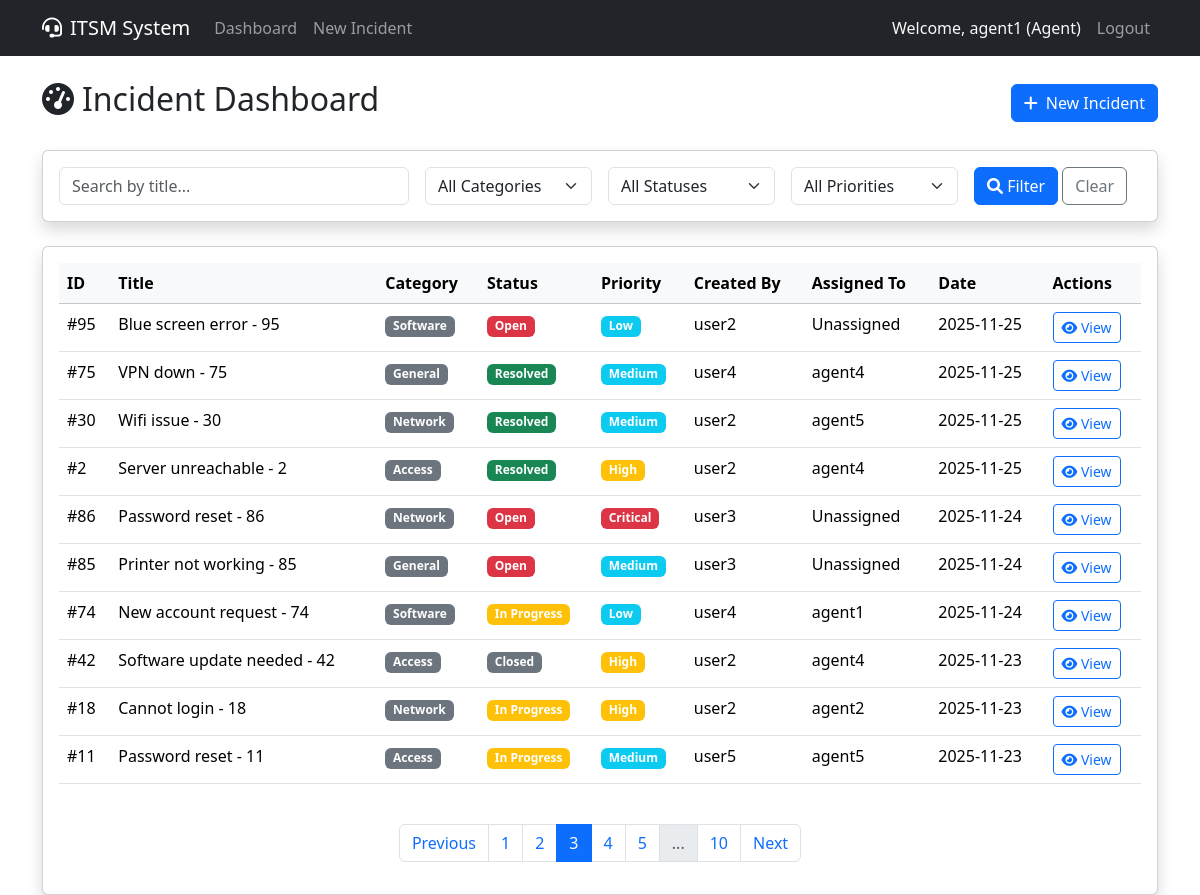
Page /index?page=3&q=&status=&priority=&category= (signed in) on the committed database.
### app/models.py (models this page shows, shortened)
class User(UserMixin, db.Model):
    id = db.Column(db.Integer, primary_key=True)
    username = db.Column(db.String(64), index=True, unique=True)
    email = db.Column(db.String(120), index=True, unique=True)
    password_hash = db.Column(db.String(128))
    role = db.Column(db.String(20), default='User') # Admin, Agent, User
    incidents_created = db.relationship('Incident', backref='author', lazy='dynamic', foreign_keys='Incident.user_id')
    incidents_assigned = db.relationship('Incident', backref='assignee', lazy='dynamic', foreign_keys='Incident.assigned_to_id')

class Incident(db.Model):
    id = db.Column(db.Integer, primary_key=True)
    title = db.Column(db.String(140))
    description = db.Column(db.Text)
    category = db.Column(db.String(50), default='General') # Hardware, Software, Network, Access, General
    status = db.Column(db.String(20), default='Open') # Open, In Progress, Resolved, Closed
    priority = db.Column(db.String(20), default='Medium') # Low, Medium, High, Critical
    comments = db.Column(db.Text) # Agent/Admin comments
    created_at = db.Column(db.DateTime, index=True, default=datetime.utcnow)
    updated_at = db.Column(db.DateTime, default=datetime.utcnow, onupdate=datetime.utcnow)
    user_id = db.Column(db.Integer, db.ForeignKey('user.id'))
    assigned_to_id = db.Column(db.Integer, db.ForeignKey('user.id'), nullable=True)

### app/routes.py (the view, shortened to what this page needs)
@bp.route('/')
@bp.route('/index')
@login_required
def index():
    try:
        page = request.args.get('page', 1, type=int)
        per_page = 10
        search_query = request.args.get('q', '')
        filter_status = request.args.get('status', '')
        filter_priority = request.args.get('priority', '')
        filter_category = request.args.get('category', '')
        if current_user.role == 'User':
            query = Incident.query.filter_by(user_id=current_user.id)
        else:
            query = Incident.query
        if search_query:
            query = query.filter(Incident.title.contains(search_query))
        if filter_status:
            query = query.filter(Incident.status == filter_status)
        if filter_priority:
            query = query.filter(Incident.priority == filter_priority)
        if filter_category:
            query = query.filter(Incident.category == filter_category)
        incidents_pagination = query.order_by(Incident.created_at.desc()).paginate(page=page, per_page=per_page, error_out=False)
        incidents = incidents_pagination.items
        stats = {}
        return render_template('dashboard.html', title='Dashboard',
                            incidents=incidents,
                            pagination=incidents_pagination,
                            stats=stats,
                            search_query=search_query,
                            filter_status=filter_status,
                            filter_priority=filter_priority,
                            filter_category=filter_category)
    except Exception as e:
        current_app.logger.error(f"Error in index route: {str(e)}")
        flash('An error occurred while loading the dashboard.', 'danger')
        return render_template('dashboard.html', title='Dashboard', incidents=[], pagination=None, stats={})

### app/models.py (called while the page is built)
@login.user_loader
def load_user(id):
    return User.query.get(int(id))

### app/templates/dashboard.html (shortened to what this page needs)
{% extends "base.html" %}
{% block content %}
<div class="d-flex justify-content-between align-items-center mb-4">
    <h2><i class="fas fa-tachometer-alt me-2"></i>Incident Dashboard</h2>
    <a href="{{ url_for('main.new_incident') }}" class="btn btn-primary"><i class="fas fa-plus me-2"></i>New Incident</a>
</div>
<div class="card shadow mb-4">
    <div class="card-body">
        <form method="GET" action="{{ url_for('main.index') }}" class="row g-3">
            <div class="col-md-4">
                <input type="text" name="q" class="form-control" placeholder="Search by title..." value="{{ search_query }}">
            </div>
            <div class="col-md-2">
                <select name="category" class="form-select">
                    <option value="">All Categories</option>
                </select>
            </div>
            <div class="col-md-2">
                <select name="status" class="form-select">
                    <option value="">All Statuses</option>
                </select>
            </div>
            <div class="col-md-2">
                <select name="priority" class="form-select">
                    <option value="">All Priorities</option>
                </select>
            </div>
            <div class="col-md-2">
                <div class="d-grid gap-2 d-md-block">
                    <button type="submit" class="btn btn-primary"><i class="fas fa-search"></i> Filter</button>
                    <a href="{{ url_for('main.index') }}" class="btn btn-outline-secondary">Clear</a>
                </div>
            </div>
        </form>
    </div>
</div>
<div class="card shadow">
    <div class="card-body">
        <div class="table-responsive">
            <table class="table table-hover">
                <thead class="table-light">
                    <tr>
                        <th>ID</th>
                        <th>Title</th>
                        <th>Category</th>
                        <th>Status</th>
                        <th>Priority</th>
                        <th>Created By</th>
                        <th>Assigned To</th>
                        <th>Date</th>
                        <th>Actions</th>
                    </tr>
                </thead>
                <tbody>
                    {% for incident in incidents %}
                    <tr>
                        <td>#{{ incident.id }}</td>
                        <td>{{ incident.title }}</td>
                        <td><span class="badge bg-secondary">{{ incident.category }}</span></td>
                        <td>
                            <span class="badge bg-{% if incident.status == 'Open' %}danger{% elif incident.status == 'In Progress' %}warning{% elif incident.status == 'Resolved' %}success{% else %}secondary{% endif %}">
                                {{ incident.status }}
                            </span>
                        </td>
                        <td>
                            <span class="badge bg-{% if incident.priority == 'Critical' %}danger{% elif incident.priority == 'High' %}warning{% else %}info{% endif %}">
                                {{ incident.priority }}
                            </span>
                        </td>
                        <td>{{ incident.author.username }}</td>
                        <td>{{ incident.assignee.username if incident.assignee else 'Unassigned' }}</td>
                        <td>{{ incident.created_at.strftime('%Y-%m-%d') }}</td>
                        <td>
                            <a href="{{ url_for('main.incident', incident_id=incident.id) }}" class="btn btn-sm btn-outline-primary">
                                <i class="fas fa-eye"></i> View
                            </a>
                        </td>
                    </tr>
                    {% else %}
                    <tr>
                        <td colspan="9" class="text-center">No incidents found.</td>
                    </tr>
                    {% endfor %}
                </tbody>
            </table>
        </div>
        {% if pagination %}
        <nav aria-label="Page navigation">
            <ul class="pagination justify-content-center mt-4">
                {% if pagination.has_prev %}
                <li class="page-item">
                    <a class="page-link" href="{{ url_for('main.index', page=pagination.prev_num, q=search_query, status=filter_status, priority=filter_priority, category=filter_category) }}">Previous</a>
                </li>
                {% else %}
                <li class="page-item disabled">
                    <span class="page-link">Previous</span>
                </li>
                {% endif %}
                {% for page_num in pagination.iter_pages(left_edge=1, right_edge=1, left_current=1, right_current=2) %}
                    {% if page_num %}
                        {% if page_num == pagination.page %}
                        <li class="page-item active">
                            <span class="page-link">{{ page_num }}</span>
                        </li>
                        {% else %}
                        <li class="page-item">
                            <a class="page-link" href="{{ url_for('main.index', page=page_num, q=search_query, status=filter_status, priority=filter_priority, category=filter_category) }}">{{ page_num }}</a>
                        </li>
                        {% endif %}
                    {% else %}
                    <li class="page-item disabled">
                        <span class="page-link">...</span>
                    </li>
                    {% endif %}
                {% endfor %}
                {% if pagination.has_next %}
                <li class="page-item">
                    <a class="page-link" href="{{ url_for('main.index', page=pagination.next_num, q=search_query, status=filter_status, priority=filter_priority, category=filter_category) }}">Next</a>
                </li>
                {% else %}
                <li class="page-item disabled">
                    <span class="page-link">Next</span>
                </li>
                {% endif %}
            </ul>
        </nav>
        {% endif %}
    </div>
</div>
{% endblock %}

### app/templates/base.html (shortened to what this page needs)
<!doctype html>
<html lang="en">
  <head>
    <link href="https://cdn.jsdelivr.net/npm/bootstrap@5.3.2/dist/css/bootstrap.min.css" rel="stylesheet">
    <link rel="stylesheet" href="https://cdnjs.cloudflare.com/ajax/libs/font-awesome/6.0.0/css/all.min.css">
  </head>
  <body>
    <nav class="navbar navbar-expand-lg navbar-dark bg-dark mb-4">
      <div class="container">
        <a class="navbar-brand" href="{{ url_for('main.index') }}"><i class="fas fa-headset me-2"></i>ITSM System</a>
        <div class="collapse navbar-collapse" id="navbarNav">
          <ul class="navbar-nav me-auto">
            <li class="nav-item">
              <a class="nav-link" href="{{ url_for('main.index') }}">Dashboard</a>
            </li>
            {% if current_user.is_authenticated %}
            <li class="nav-item">
              <a class="nav-link" href="{{ url_for('main.new_incident') }}">New Incident</a>
            </li>
            {% endif %}
          </ul>
          <ul class="navbar-nav">
            {% if current_user.is_authenticated %}
              <li class="nav-item">
                <span class="nav-link text-light">Welcome, {{ current_user.username }} ({{ current_user.role }})</span>
              </li>
              <li class="nav-item">
                <a class="nav-link" href="{{ url_for('auth.logout') }}">Logout</a>
              </li>
            {% endif %}
          </ul>
        </div>
      </div>
    </nav>
    <div class="container">
      {% block content %}{% endblock %}
    </div>
  </body>
</html>

### rows in the picture
User: username "agent1", role "Agent"
Incident: id "95", title "Blue screen error - 95", category "Software", status "Open", priority "Low", author.username "user2", assignee "Unassigned", created_at "2025-11-25"
Incident: id "75", title "VPN down - 75", category "General", status "Resolved", priority "Medium", author.username "user4", assignee "agent4", created_at "2025-11-25"
Incident: id "30", title "Wifi issue - 30", category "Network", status "Resolved", priority "Medium", author.username "user2", assignee "agent5", created_at "2025-11-25"
Incident: id "2", title "Server unreachable - 2", category "Access", status "Resolved", priority "High", author.username "user2", assignee "agent4", created_at "2025-11-25"
Incident: id "86", title "Password reset - 86", category "Network", status "Open", priority "Critical", author.username "user3", assignee "Unassigned", created_at "2025-11-24"
Incident: id "85", title "Printer not working - 85", category "General", status "Open", priority "Medium", author.username "user3", assignee "Unassigned", created_at "2025-11-24"
Incident: id "74", title "New account request - 74", category "Software", status "In Progress", priority "Low", author.username "user4", assignee "agent1", created_at "2025-11-24"
Incident: id "42", title "Software update needed - 42", category "Access", status "Closed", priority "High", author.username "user2", assignee "agent4", created_at "2025-11-23"
Incident: id "18", title "Cannot login - 18", category "Network", status "In Progress", priority "High", author.username "user2", assignee "agent2", created_at "2025-11-23"
Incident: id "11", title "Password reset - 11", category "Access", status "In Progress", priority "Medium", author.username "user5", assignee "agent5", created_at "2025-11-23"

### other values in the picture
{{ page_num }} "1" "2" "4" "5" "10"
{{ page_num }} "3"
